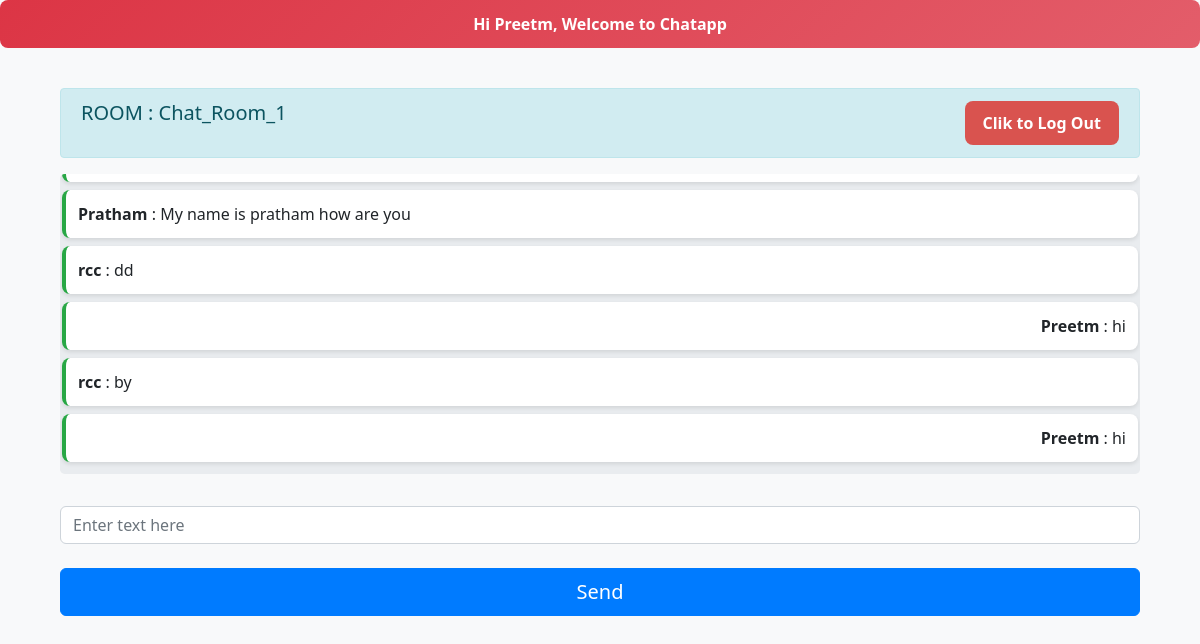
Page /chat1 (signed in) on the committed database.
### chat_app/models.py (models this page shows, shortened)
class Room(models.Model):
    name = models.CharField(max_length=20)
    slug = models.SlugField(max_length=100)

class Message(models.Model):
    user = models.ForeignKey(User, on_delete=models.CASCADE)
    content = models.TextField()
    room = models.ForeignKey(Room, on_delete=models.CASCADE)
    created_on = models.DateTimeField(auto_now_add=True)

### chat_app/views.py (the view)
# urls.py: path("<str:slug>",views.room_view,name="room_view")
def room_view(request,slug):
    room_name=Room.objects.get(slug=slug).name
    messages=Message.objects.filter(room=Room.objects.get(slug=slug))
    return render(request, "room.html",{"room_name":room_name,"slug":slug,'messages':messages})

### templates/room.html (shortened to what this page needs)
<!DOCTYPE html>
<html lang="en">
<head>
</head>
<body>
{% extends 'base.html' %}
{% block content %}
{% if user.is_authenticated %}
<div class="container">
  <div class="row justify-content-center">
    <div class="col-12">
      <div class="alert alert-info d-flex justify-content-between">
        <h5>ROOM : {{ room_name }}</h5>
        <form action="{% url 'logout' %}" method="post">
                          <button type="submit" class="logout-btn">Clik to Log Out</button>
                      </form>
      </div>
      <form>
        <div class="form-group">
          <div class="jumbotron" id="chatbox"
               style="padding:4px 2px; max-height:300px; overflow-y:scroll;">
            {% if messages %}
              {% for message in messages %}
                <div class="chat-message {% if message.user == request.user %}text-right{% else %}text-left{% endif %}">
                  <b>{{ message.user.username }}</b> : {{ message.content }}<br>
                </div>
              {% endfor %}
            {% else %}
              <b>No Messages in this Room.</b>
            {% endif %}
          </div>
        </div>
        <input class="form-control" placeholder="Enter text here" id="my_input" required>
        <br>
        <input class="btn btn-primary btn-lg btn-block" id="submit_button" type="button" value="Send">
      </form>
    </div>
  </div>
</div>
{% endif %}
{% endblock %}

### templates/base.html (shortened to what this page needs)
<!doctype html>
<html lang="en">
<head>
  <link rel="stylesheet" href="https://cdn.jsdelivr.net/npm/bootstrap@4.3.1/dist/css/bootstrap.min.css">
</head>
<body>
  {% block header %}
  <div class="alert alert-danger text-center" role="alert">
    Hi <b>{{ user.username }}</b>, Welcome to Chatapp
  </div>
  {% endblock %}
  <main class="container py-4">
    {% block content %}
    {% endblock %}
  </main>
</body>
</html>

### templates/room.html (style rules this page uses)
.logout-btn { background: #d9534f; color: white; border: none; padding: 10px 18px; border-radius: 8px; font-weight: bold; cursor: pointer; transition: 0.3s ease; }

### templates/base.html (style rules this page uses)
body { background: #f8f9fa; font-family: "Segoe UI", Arial, sans-serif; }
.alert-danger { background: linear-gradient(135deg, #dc3545, #e35d6a); color: white; border: none; border-radius: 8px; font-weight: 600; }
.chat-message { background: white; border-radius: 8px; padding: 12px; margin: 8px 0; border-left: 4px solid #28a745; box-shadow: 0 2px 4px rgba(0,0,0,0.1); }
.btn { border-radius: 6px; }
.form-control { border-radius: 6px; }

### rows in the picture
Room: name "Chat_Room_1"
Message: user.username "Pratham", content "My name is pratham how are you"
Message: user.username "rcc", content "dd"
Message: user.username "Preetm", content "hi"
Message: user.username "rcc", content "by"
Message: user.username "Preetm", content "hi"

### other values in the picture
{{ user.username }} "Preetm"
